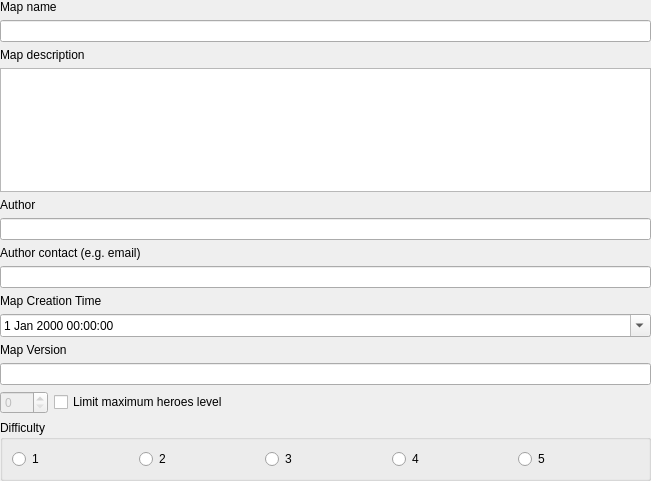
<?xml version="1.0" encoding="UTF-8"?>
<ui version="4.0">
 <class>GeneralSettings</class>
 <widget class="QWidget" name="GeneralSettings">
  <property name="geometry">
   <rect>
    <x>0</x>
    <y>0</y>
    <width>651</width>
    <height>481</height>
   </rect>
  </property>
  <property name="windowTitle">
   <string>Form</string>
  </property>
  <layout class="QVBoxLayout" name="verticalLayout">
   <property name="leftMargin">
    <number>0</number>
   </property>
   <property name="topMargin">
    <number>0</number>
   </property>
   <property name="rightMargin">
    <number>0</number>
   </property>
   <property name="bottomMargin">
    <number>0</number>
   </property>
   <item>
    <widget class="QLabel" name="label">
     <property name="text">
      <string>Map name</string>
     </property>
    </widget>
   </item>
   <item>
    <widget class="QLineEdit" name="mapNameEdit"/>
   </item>
   <item>
    <widget class="QLabel" name="label_2">
     <property name="text">
      <string>Map description</string>
     </property>
    </widget>
   </item>
   <item>
    <widget class="QPlainTextEdit" name="mapDescriptionEdit"/>
   </item>
   <item>
    <widget class="QLabel" name="label_3">
     <property name="text">
      <string>Author</string>
     </property>
    </widget>
   </item>
   <item>
    <widget class="QLineEdit" name="authorEdit"/>
   </item>
   <item>
    <widget class="QLabel" name="label_4">
     <property name="text">
      <string>Author contact (e.g. email)</string>
     </property>
    </widget>
   </item>
   <item>
    <widget class="QLineEdit" name="authorContactEdit"/>
   </item>
   <item>
    <widget class="QLabel" name="label_5">
     <property name="text">
      <string>Map Creation Time</string>
     </property>
    </widget>
   </item>
   <item>
    <widget class="QDateTimeEdit" name="mapCreationDateTimeEdit">
     <property name="calendarPopup">
      <bool>true</bool>
     </property>
    </widget>
   </item>
   <item>
    <widget class="QLabel" name="label_6">
     <property name="text">
      <string>Map Version</string>
     </property>
    </widget>
   </item>
   <item>
    <widget class="QLineEdit" name="mapVersionEdit"/>
   </item>
   <item>
    <layout class="QHBoxLayout" name="horizontalLayout_4">
     <property name="topMargin">
      <number>0</number>
     </property>
     <item>
      <widget class="QSpinBox" name="heroLevelLimit">
       <property name="enabled">
        <bool>false</bool>
       </property>
       <property name="minimumSize">
        <size>
         <width>48</width>
         <height>0</height>
        </size>
       </property>
      </widget>
     </item>
     <item>
      <widget class="QCheckBox" name="heroLevelLimitCheck">
       <property name="sizePolicy">
        <sizepolicy hsizetype="Expanding" vsizetype="Fixed">
         <horstretch>0</horstretch>
         <verstretch>0</verstretch>
        </sizepolicy>
       </property>
       <property name="text">
        <string>Limit maximum heroes level</string>
       </property>
      </widget>
     </item>
    </layout>
   </item>
   <item>
    <widget class="QGroupBox" name="groupBox">
     <property name="title">
      <string>Difficulty</string>
     </property>
     <layout class="QHBoxLayout" name="horizontalLayout_2">
      <item>
       <widget class="QRadioButton" name="diffRadio1">
        <property name="text">
         <string notr="true">1</string>
        </property>
       </widget>
      </item>
      <item>
       <widget class="QRadioButton" name="diffRadio2">
        <property name="text">
         <string notr="true">2</string>
        </property>
       </widget>
      </item>
      <item>
       <widget class="QRadioButton" name="diffRadio3">
        <property name="text">
         <string notr="true">3</string>
        </property>
       </widget>
      </item>
      <item>
       <widget class="QRadioButton" name="diffRadio4">
        <property name="text">
         <string notr="true">4</string>
        </property>
       </widget>
      </item>
      <item>
       <widget class="QRadioButton" name="diffRadio5">
        <property name="text">
         <string notr="true">5</string>
        </property>
       </widget>
      </item>
     </layout>
    </widget>
   </item>
  </layout>
 </widget>
 <resources/>
 <connections/>
</ui>
